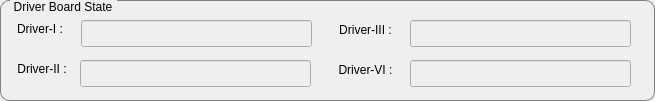
   <widget class="QGroupBox" name="groupBox_3">
    <property name="geometry">
     <rect>
      <x>10</x>
      <y>460</y>
      <width>655</width>
      <height>101</height>
     </rect>
    </property>
    <property name="styleSheet">
     <string notr="true">QGroupBox{
	border:1px solid gray;
	border-radius: 9px;
	margin-top:0.5em;} 
 QGroupBox::title{
	subcontrol-origin:margin;
	left:10px;
	padding: 0 3 px 2 3px}</string>
    </property>
    <property name="title">
     <string>Driver Board State</string>
    </property>
    <widget class="QLabel" name="label_11">
     <property name="geometry">
      <rect>
       <x>330</x>
       <y>20</y>
       <width>71</width>
       <height>20</height>
      </rect>
     </property>
     <property name="text">
      <string>Driver-III :</string>
     </property>
     <property name="alignment">
      <set>Qt::AlignCenter</set>
     </property>
    </widget>
    <widget class="QLineEdit" name="driver3StateLineEdit">
     <property name="enabled">
      <bool>false</bool>
     </property>
     <property name="geometry">
      <rect>
       <x>410</x>
       <y>20</y>
       <width>221</width>
       <height>27</height>
      </rect>
     </property>
     <property name="alignment">
      <set>Qt::AlignCenter</set>
     </property>
    </widget>
    <widget class="QLineEdit" name="driver4StateLineEdit">
     <property name="enabled">
      <bool>false</bool>
     </property>
     <property name="geometry">
      <rect>
       <x>410</x>
       <y>60</y>
       <width>221</width>
       <height>27</height>
      </rect>
     </property>
     <property name="alignment">
      <set>Qt::AlignCenter</set>
     </property>
    </widget>
    <widget class="QLabel" name="label_12">
     <property name="geometry">
      <rect>
       <x>330</x>
       <y>60</y>
       <width>71</width>
       <height>20</height>
      </rect>
     </property>
     <property name="text">
      <string>Driver-VI :</string>
     </property>
     <property name="alignment">
      <set>Qt::AlignCenter</set>
     </property>
    </widget>
    <widget class="QLabel" name="label_9">
     <property name="geometry">
      <rect>
       <x>11</x>
       <y>20</y>
       <width>58</width>
       <height>17</height>
      </rect>
     </property>
     <property name="text">
      <string>Driver-I :</string>
     </property>
     <property name="alignment">
      <set>Qt::AlignCenter</set>
     </property>
    </widget>
    <widget class="QLabel" name="label_10">
     <property name="geometry">
      <rect>
       <x>11</x>
       <y>60</y>
       <width>62</width>
       <height>17</height>
      </rect>
     </property>
     <property name="text">
      <string>Driver-II :</string>
     </property>
     <property name="alignment">
      <set>Qt::AlignCenter</set>
     </property>
    </widget>
    <widget class="QLineEdit" name="driver1StateLineEdit">
     <property name="enabled">
      <bool>false</bool>
     </property>
     <property name="geometry">
      <rect>
       <x>81</x>
       <y>20</y>
       <width>231</width>
       <height>27</height>
      </rect>
     </property>
     <property name="alignment">
      <set>Qt::AlignCenter</set>
     </property>
    </widget>
    <widget class="QLineEdit" name="driver2StateLineEdit">
     <property name="enabled">
      <bool>false</bool>
     </property>
     <property name="geometry">
      <rect>
       <x>80</x>
       <y>60</y>
       <width>231</width>
       <height>27</height>
      </rect>
     </property>
     <property name="alignment">
      <set>Qt::AlignCenter</set>
     </property>
    </widget>
   </widget>
